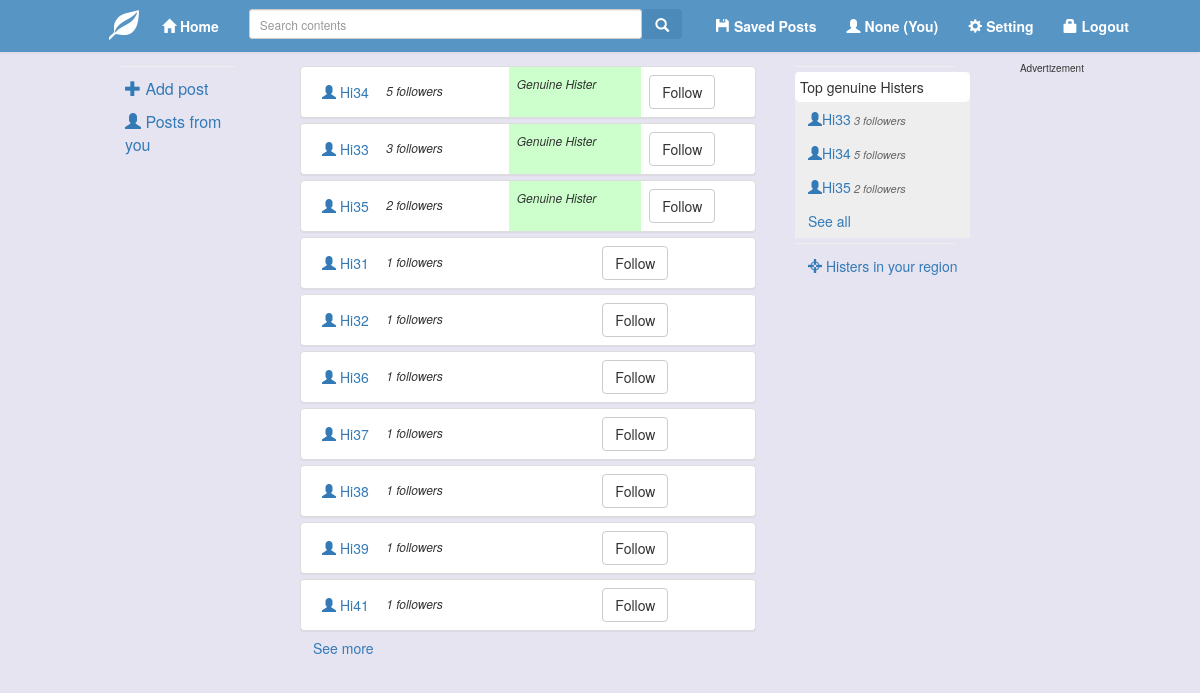
The page /Histers_In_your_region/ on the database its author committed.
### posts/models.py (models this page shows)
class Account(models.Model):
	phone=models.CharField(max_length=20, null=False, blank=False)
	dateOfBirth=models.DateField( null=False, blank=False)
	sex=models.CharField(max_length=10, null=False, blank=False)
	username=models.CharField(max_length=100, null=True, blank=True)
	password=models.CharField(max_length=100, null=False, blank=False)
	hashpassword=models.CharField(max_length=1000, null=False, blank=False)
	confirmationCode=models.CharField(max_length=10, null=False, blank=False)
	confirmationStatus=models.CharField(max_length=2)
	onlineStatus=models.CharField(max_length=2)
	createdDate=models.DateTimeField (null=False, blank=False)
	followers = models.IntegerField(null=True, blank=True)

### posts/views.py (the view)
# urls.py: path('Histers_In_your_region/', views.Histers_In_your_region, name='Histers_In_your_region'),
def Histers_In_your_region(request):
	username = getsession(request)
	accObj =  Account.objects.filter(username = username)[0]
	countryCode = accObj.phone[:4]
	print(countryCode)
	accObj = Account.objects.filter(phone__contains = countryCode). exclude(username = username).order_by('-followers')
	if request.POST:
		last_hister_id = request.POST.get("last_hister_id")
		accObj = accObj.filter(id__lt = last_hister_id)
	histerInYourRegion = []
	counter = 0
	for acc in accObj:
		counter += 1
		if counter > 10:
			break
		histerInYourRegion.append(getprofile(request,acc.username))
	return render(request, "showHistersInRegion.html", {"histers": histerInYourRegion, "username":username,"genuineBlogers":getGenuineBlogers()})

### posts/views.py (called while the page is built)
def getsession(request):
	username=request.session.get('histusername')
	return username

def getprofile(request,username):
	accObjc=Account.objects.filter(username=username)[0]
	isGenuine = False
	genuineBlogers = GenuineBlogers.objects.filter(username__username = username)
	if len(genuineBlogers)>0:
		isGenuine = True
	isFollowed = False
	you = getsession(request)
	follObj = Follows.objects.filter(username__username = you, bloger = username)
	if len(follObj) > 0:
		isFollowed = True
	prof=profile(accObjc.id,accObjc.username, accObjc.dateOfBirth, accObjc.sex, accObjc.phone, isGenuine, accObjc.followers,isFollowed)
	return prof

def getGenuineBlogers():
	genuineBObj = GenuineBlogers.objects.all()
	blogers=[]
	counter=0
	for gb in genuineBObj:
		counter += 1
		if counter > 5:
			break
		accObj = Account.objects.filter(username = gb.username.username)[0]
		genBlog = genuineBloger(gb.id,gb.username.username, accObj.followers, gb.date, False)
		blogers.append(genBlog)
	return blogers

### templates/showHistersInRegion.html (shortened to what this page needs)
<!Doctype="html" encoding="utf-8">
{% load static %}
<html>
<head>
  <link rel="stylesheet" type="text/css" href="{% static "bootstrap/css/bootstrap-min.css" %}"/>
</head>
<body onload="loadDate()" onscroll="check_last_scroll('get_more_posts')">
  {% include "navbar_view.html" %}
    <div class="left-panel" style="position:fixed;margin-top:50px; margin-left:5px;overflow:hidden;margin-left:0px;margin-right:10px;padding-left: 20px; border-radius: 0px; border-right: 0px;border-color:transparent;width:20%;">
      <hr style="margin-left: 100px">
      <table class="table-responsive table-condensed" style="margin-left: 100px">
        <tr><td>
           <a href="#" onclick="$('#newPostPanel').slideDown(0)"><span class="glyphicon glyphicon-plus"></span> Add post</a>
          </td>
        </tr>
        <tr>
          <td>
          <a href="/blogers?username={{username}}"><span class="glyphicon glyphicon-user"></span> Posts from you</a>
          </td>
        </tr>
      </table>
    </div>
    <div class="post-panel"  style="position:absolute; margin-top:50px; margin-left:25%;border-radius: 0px;border-color:transparent;width: 38%; overflow:auto;">
      {% for hister in histers %}
        <div class="panel panel-default" style="margin-top: 5px; margin-bottom: 0px">
          <table class="table">
            <tr><td><a href="/blogers?username={{hister.username}}" class="btn btn-link"><span class="glyphicon glyphicon-user"></span> {{hister.username}}</a>
              <i style="font-size:12px">{{hister.followers}} followers</i>
            </td>
              {% if hister.isGenuine %}
              <td style="font-size: 12px;background-color: #ccffcc">
              <i>Genuine Hister</i>
              </td>
              {% endif %}
            <td style="font-size:12px">
              {% if hister.isFollowed %}
                <i>Followed</i>
              {% else %}
              <button class="btn btn-default" id="{{hister.username}}" onclick="follow_unfollow(this.id)">Follow</button>
              {% endif %}
            </td>
            </tr>
          </table>
        </div>
      {% endfor %}
      <form method="POST" action="{% url 'Histers_In_your_region' %}">{% csrf_token %}
        <input type="submit" name="" class="btn btn-link" value="See more">
      </form>
   </div>
    <div class="right-panel" style="position:fixed; margin-top:50px; margin-left:65%;padding-left: 5px;height: 100%; border-radius: 0px; border-left: 0px;width: 15%; z-index: 1000">
      <hr style=";margin-left: 10px; padding: 0px">
      <table style="margin-left: 10px; font-size:14px;background-color: #eeeeee; padding: 10px;width: 100%">
        <tr><td class="btn-default" style="height: 30px; border-radius: 5px; padding:5px">Top genuine Histers</td></tr>
         {% for bloger in genuineBlogers %}
        <tr>
          <td style=""><a href="/blogers?username={{bloger.username}}" class="btn btn-link"><span class="glyphicon glyphicon-user"></span>{{bloger.username}}<i style="color:#676767; font-size: 11px"> {{bloger.followers}} followers</i></a></td>
        </tr>
        {% endfor %}
        <tr><td><a href="{% url 'allGenuineBlogers' %}" class="btn btn-link">See all</a></td></tr>
      </table>
      <hr style=";margin-left: 10px; padding: 0px">
      <table style="margin-left: 10px; font-size:14px;"><tr><td>
        <a href="{% url 'Histers_In_your_region' %}" class="btn btn-link"><span class="glyphicon glyphicon-screenshot"></span> Histers in your region</a></td></tr></table>
    </div>
    <div class="advert-panel" style="position: fixed; margin-top: 50px; margin-left: 85%;width: 150px">
    <div style="font-size: 10px">Advertizement</div>
    </div>
</body>
</html>

### templates/navbar_view.html (shortened to what this page needs)
<!DOCTYPE html>
<html>
<head>
</head>
<body>
{% load static %}
<nav class="navbar fixednav" style="background-color:#5795c5;font-weight: bold; border-radius: 0px;box-shadow: -1px 2px #77777711;">
  <div class="container-fluid">
    <ul class="nav navbar-nav">
      <li class="panel-success" style="padding:0px; padding-left:100px;">
        <a class="navbar-brand navbar-anchor" style="color:white;padding: 5px" href="{% url "home" %}" ><span class="glyphicon glyphicon-leaf" style="font-size: 30px;padding: 3px;"></span></a>
      </li>
      <li><a href="{% url "home" %}" style="color:white" class="navbar-anchor"> <span class="glyphicon glyphicon-home"></span> Home</a></li>
    </ul>
    <form class="navbar-form navbar-left" action="/search" method="GET" style="width: 40%">
        <table class="table-responsive" style="width: 100%" cellspacing="0">
          <tr><td style="width: 90%;padding-right: 0px">
            <input type="text" class="form-control input-sm" placeholder="Search contents" style="width: 100%;" name="hashTag"></td>
          <td style="padding-left: 0px">
      <button type="submit" class="btn navbar-anchor" style="height:30px;background-color:#4c8aba"><span class="glyphicon glyphicon-search" style="color:white"></span></button></td>
    </tr>
  </table>
    </form>
    <ul class="nav navbar-nav">
      <li><a href="{% url "savedPosts" %}" style="color:white" class="navbar-anchor"><span class="glyphicon glyphicon-floppy-disk"></span> Saved Posts</a></li>
      <li><a href="/blogers?username={{username}}" style="color:white" class="navbar-anchor"><span class="glyphicon glyphicon-user"></span> {{username}} (You)</a></li>
      <li><a href="/showProfile" style="color:white" class="navbar-anchor"><span class="glyphicon glyphicon-cog"></span> Setting</a></li>
      <li><a href="{% url "logout" %}" style="color:white" class="navbar-anchor"><span class="glyphicon glyphicon-lock"></span> Logout</a></li>
    </ul>
  </div>
</nav>
</body>
</html>

### templates/newpostpan.html (shortened to what this page needs)
{% load static %}

### templates/showHistersInRegion.html (style rules this page uses)
body { margin:0; background-color:#E7E4F1; }
.post-panel, .left-panel, .right-panel,.main, { background-color:transparent; }
hr { margin: 5px; }

### templates/navbar_view.html (style rules this page uses)
.fixednav { overflow: hidden; position: fixed; top: 0px; width: 100%; z-index: 1; }

### rows shown on the page
Account: username "Hi34", username "Hi34"
Account: username "Hi33", username "Hi33"
Account: username "Hi35", username "Hi35"
Account: username "Hi31"
Account: username "Hi32"
Account: username "Hi36"
Account: username "Hi37"
Account: username "Hi38"
Account: username "Hi39"
Account: username "Hi41"

### other values the page prints
{{ username }} "None"
{{ hister.followers }} "5" "3" "2" "1" "1" "1" "1" "1" "1" "1"
{{ bloger.followers }} "3" "5" "2"
